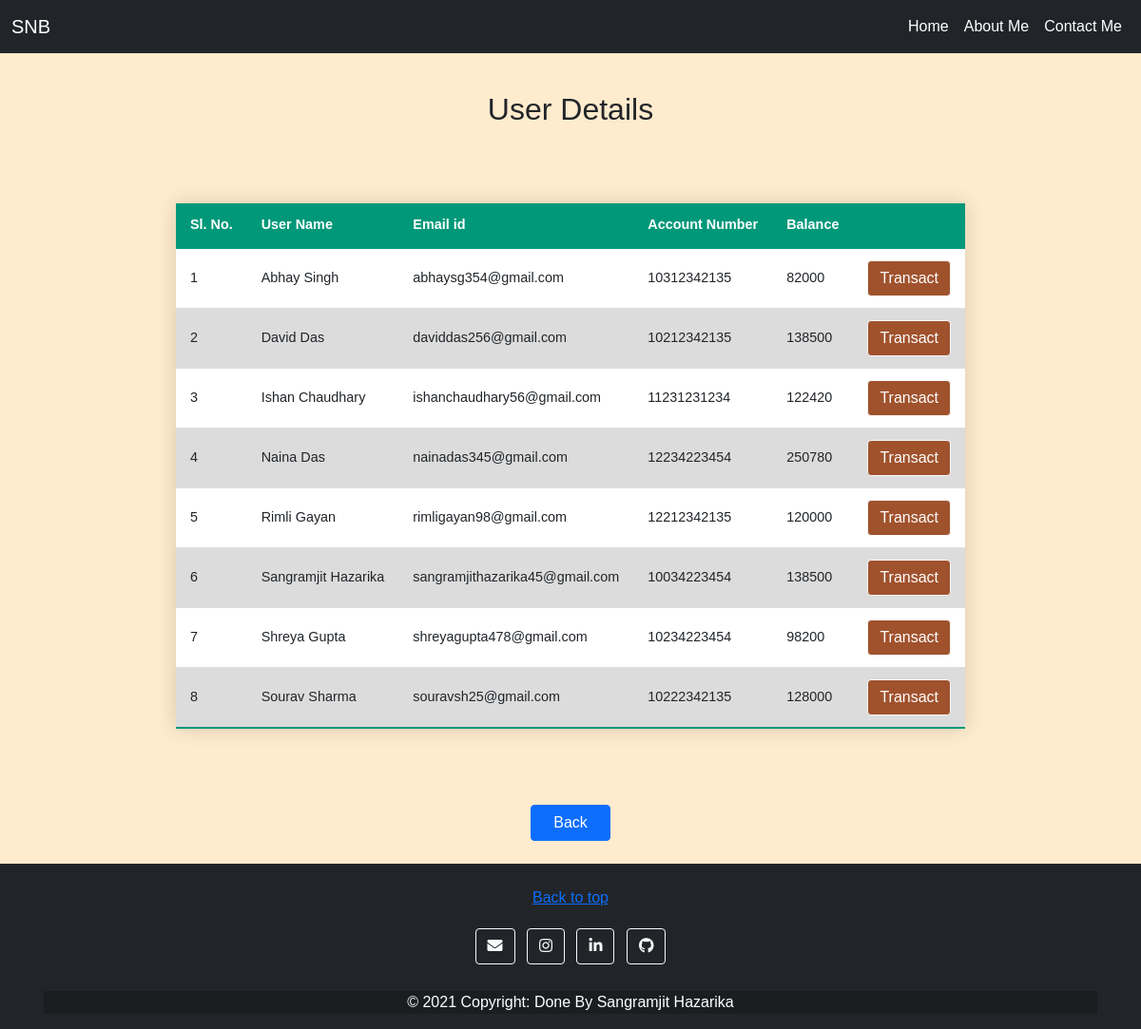
The page /tr_money.php on the database its author committed.
### tables this page shows
CREATE TABLE `user_info` (
  `Name` varchar(255) NOT NULL,
  `Email_id` varchar(255) NOT NULL,
  `Account_no` varchar(255) NOT NULL,
  `Balance` int(10) NOT NULL
);

### tr_money.php (the view, shortened to what this page needs)
<!DOCTYPE html>
<html lang="en">
<head>
    <link href="https://cdn.jsdelivr.net/npm/bootstrap@5.0.2/dist/css/bootstrap.min.css" rel="stylesheet">
    <link rel="stylesheet" href="https://use.fontawesome.com/releases/v5.13.0/css/all.css">
</head>
    <body>
    <header>
            <nav class="navbar navbar-expand-md navbar-dark fixed-top bg-dark">
              <div class="container-fluid">
                <a class="navbar-brand" href="#">SNB</a>
                <div class="collapse navbar-collapse" id="navbarCollapse">
                  <ul class="navbar-nav ms-auto mb-2 mb-md-0">
                    <li class="nav-item">
                      <a class="nav-link active" href="home.php">Home</a>
                    </li>
                    <li class="nav-item">
                        <a class="nav-link active" href="About.php" >About Me</a>
                      </li>
                    <li class="nav-item">
                        <a class="nav-link active" href="#contactMe">Contact Me</a>
                      </li>
                  </ul>
                </div>
              </div>
            </nav>
          </header>
        <br><br><br>
        <br>
        <h2 style="margin: 10; text-align: center;"> User Details </h2>
    <?php
        include('connection.php');
        $sql = "SELECT * FROM user_info";
        $query = mysqli_query($dbcon, $sql);
        if(mysqli_num_rows($query)==0) {
            echo("Sorry, the database is empty!!!");
        }
        else {
        ?>
            <table >
            <tr>
            <th>Sl. No.</th>
            <th>User Name</th>
            <th>Email id</th>
            <th>Account Number</th>
            <th>Balance</th>
            <th></th>
            </tr>
            <tbody>
        <?php
        $i=1;
            while($row = mysqli_fetch_array($query)) {
        ?>
                <tr>
                <td><?php echo $i; ?></td>
                <td><?php echo $row['Name']; ?></td>
                <td><?php echo $row['Email_id']; ?></td>
                <td><?php echo $row['Account_no']; ?></td>
                <td><?php echo $row['Balance']; ?></td>
                <td><form action="tr_money_2.php" method="POST">
                    <button type="submit" class="btn btn-light" style="width: 100%; background-color: #A0522D; color: white;">Transact</button></form></td>
                </tr>
        <?php $i++; } ?>
            </tbody>
            </table>
            <div class="col-md-12 text-center">
                <a href="home.php"><button type="button" class="btn btn-primary" style="width: 7%">Back</button></a>
            </div><br>
        <?php } ?>
        <footer class="bg-dark text-center text-white" id="contactMe">
            <br>
          <a href="#" class="o-scroll-up static" title="back to top">
            <span class="o-scroll-up-text">Back to top</span>
          </a>
            <div class="container p-3">
              <section class="mb-4">
                <a class="btn btn-outline-light btn-floating m-1" href="mailto: sangramjithazarika123@gmail.com" role="button"><i class="fas fa-envelope"></i></a>
                <a class="btn btn-outline-light btn-floating m-1" href="https://www.instagram.com/hazarika_sangram.243/" role="button"><i class="fab fa-instagram"></i></a>
                <a class="btn btn-outline-light btn-floating m-1" href="https://www.linkedin.com/in/sangramjit-hazarika-148666193/" role="button"><i class="fab fa-linkedin-in"></i></a>
                <a class="btn btn-outline-light btn-floating m-1" href="https://github.com/SangramjitHazarika/BankWebsite.git" role="button"><i class="fab fa-github"></i></a>
              </section>
            <div class="text-center" style="background-color: rgba(0, 0, 0, 0.2);">&copy; 2021 Copyright: Done By Sangramjit Hazarika</div>
            </div>
          </footer>
        </body>
        </html>

### tr_money.php (style rules this page uses)
body { background-color: #FFEBCD; font-family: 'Oswald', sans-serif !important; }
table { border-collapse: collapse; margin: 80px 0; font-size: 0.9em; font-family: sans-serif; min-width: 800px; min-height: 450px; margin-left: auto; margin-right: auto; box-shadow: 0 0 20px rgba(0, 0, 0, 0.15); }
th { background-color: #009879; color: #ffffff; text-align: left; }
th, td { padding: 12px 15px; }
tr { border-bottom: 1px solid #dddddd; }
tr:nth-of-type(even) { background-color: #DCDCDC; }
tr:nth-of-type(odd) { background-color: #FFFFFF; }
tr:last-of-type { border-bottom: 2px solid #009879; }

### rows shown on the page
user_info: Name "Abhay Singh", Email "abhaysg354@gmail.com", Account_no "10312342135", Balance "82000"
user_info: Name "David Das", Email "daviddas256@gmail.com", Account_no "10212342135", Balance "138500"
user_info: Name "Ishan Chaudhary", Email "ishanchaudhary56@gmail.com", Account_no "11231231234", Balance "122420"
user_info: Name "Naina Das", Email "nainadas345@gmail.com", Account_no "12234223454", Balance "250780"
user_info: Name "Rimli Gayan", Email "rimligayan98@gmail.com", Account_no "12212342135", Balance "120000"
user_info: Name "Sangramjit Hazarika", Email "sangramjithazarika45@gmail.com", Account_no "10034223454", Balance "138500"
user_info: Name "Shreya Gupta", Email "shreyagupta478@gmail.com", Account_no "10234223454", Balance "98200"
user_info: Name "Sourav Sharma", Email "souravsh25@gmail.com", Account_no "10222342135", Balance "128000"
